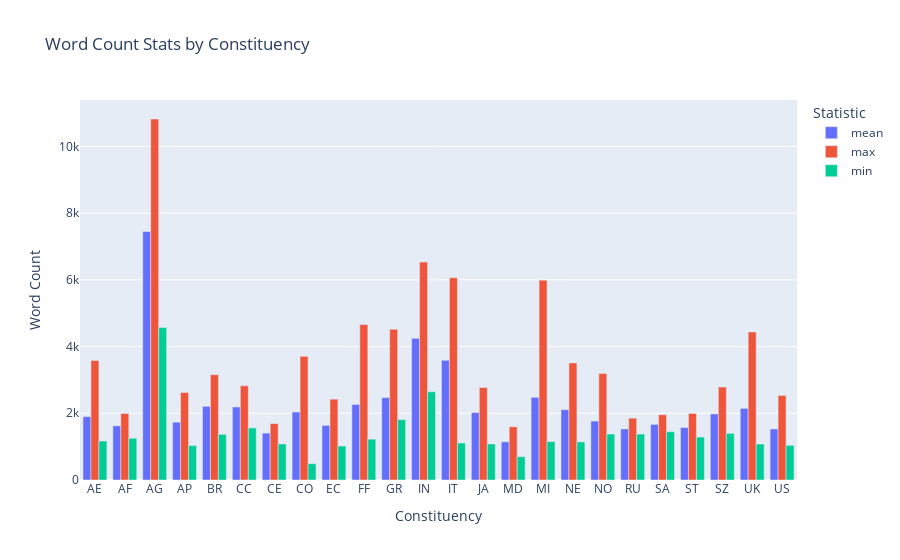

Notebook source saved alongside this figure:
### Code cell
agg_df = df.groupby('Constituency')['Word_Count'].agg(['mean', 'max', 'min']).reset_index()

fig2 = px.bar(agg_df, x='Constituency', y=['mean', 'max', 'min'], 
              title='Word Count Stats by Constituency',
              labels={'value': 'Word Count', 'variable': 'Statistic'},
              barmode='group')

fig2.show()

### Figure 1 — Plotly figure (JSON) as saved in the notebook; plotly's stock layout.template omitted (floating-point values rounded to 4 significant figures)
{"data": [{"alignmentgroup": "True", "hovertemplate": "Statistic=mean<br>Constituency=%{x}<br>Word Count=%{y}<extra></extra>", "legendgroup": "mean", "marker": {"color": "#636efa", "pattern": {"shape": ""}}, "name": "mean", "offsetgroup": "mean", "orientation": "v", "showlegend": true, "textposition": "auto", "type": "bar", "x": ["AE", "AF", "AG", "AP", "BR", "CC", "CE", "CO", "EC", "FF", "GR", "IN", "IT", "JA", "MD", "MI", "NE", "NO", "RU", "SA", "ST", "SZ", "UK", "US"], "xaxis": "x", "y": [1900.0, 1623.0, 7451.0, 1734.0, 2209.0, 2190.0, 1406.0, 2038.0, 1638.0, 2265.0, 2470.0, 4248.0, 3588.0, 2020.0, 1144.0, 2479.0, 2108.0, 1767.0, 1530.0, 1667.0, 1573.0, 1981.0, 2147.0, 1530.0], "yaxis": "y"}, {"alignmentgroup": "True", "hovertemplate": "Statistic=max<br>Constituency=%{x}<br>Word Count=%{y}<extra></extra>", "legendgroup": "max", "marker": {"color": "#EF553B", "pattern": {"shape": ""}}, "name": "max", "offsetgroup": "max", "orientation": "v", "showlegend": true, "textposition": "auto", "type": "bar", "x": ["AE", "AF", "AG", "AP", "BR", "CC", "CE", "CO", "EC", "FF", "GR", "IN", "IT", "JA", "MD", "MI", "NE", "NO", "RU", "SA", "ST", "SZ", "UK", "US"], "xaxis": "x", "y": [3585.0, 1993.0, 10820.0, 2624.0, 3157.0, 2823.0, 1692.0, 3708.0, 2423.0, 4660.0, 4516.0, 6535.0, 6061.0, 2773.0, 1596.0, 5991.0, 3511.0, 3192.0, 1853.0, 1957.0, 1995.0, 2786.0, 4439.0, 2535.0], "yaxis": "y"}, {"alignmentgroup": "True", "hovertemplate": "Statistic=min<br>Constituency=%{x}<br>Word Count=%{y}<extra></extra>", "legendgroup": "min", "marker": {"color": "#00cc96", "pattern": {"shape": ""}}, "name": "min", "offsetgroup": "min", "orientation": "v", "showlegend": true, "textposition": "auto", "type": "bar", "x": ["AE", "AF", "AG", "AP", "BR", "CC", "CE", "CO", "EC", "FF", "GR", "IN", "IT", "JA", "MD", "MI", "NE", "NO", "RU", "SA", "ST", "SZ", "UK", "US"], "xaxis": "x", "y": [1168.0, 1251.0, 4569.0, 1032.0, 1369.0, 1561.0, 1081.0, 489.0, 1019.0, 1224.0, 1810.0, 2645.0, 1109.0, 1080.0, 699.0, 1151.0, 1143.0, 1378.0, 1376.0, 1447.0, 1287.0, 1399.0, 1079.0, 1040.0], "yaxis": "y"}], "layout": {"barmode": "group", "legend": {"title": {"text": "Statistic"}, "tracegroupgap": 0}, "title": {"text": "Word Count Stats by Constituency"}, "xaxis": {"anchor": "y", "domain": [0, 1], "title": {"text": "Constituency"}}, "yaxis": {"anchor": "x", "domain": [0, 1], "title": {"text": "Word Count"}}}}
